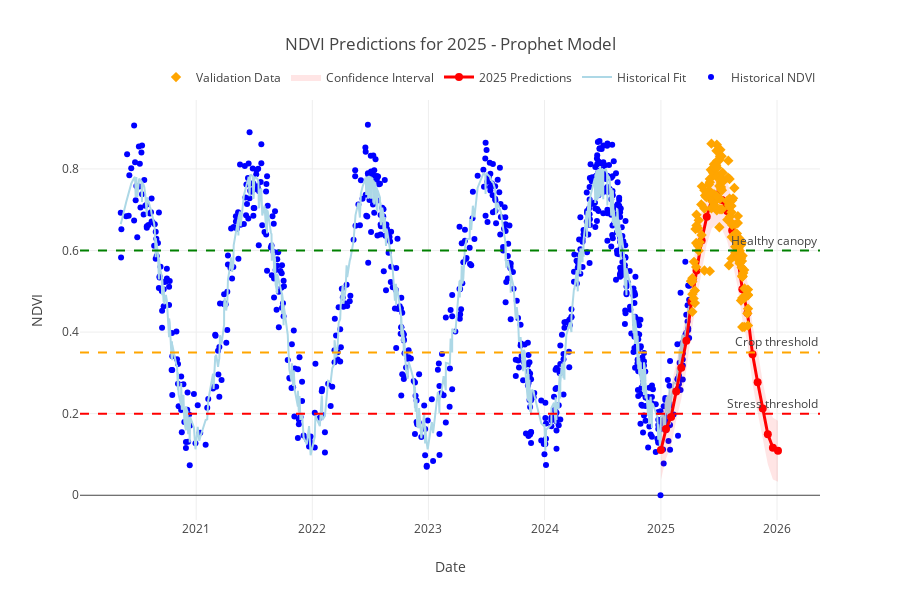
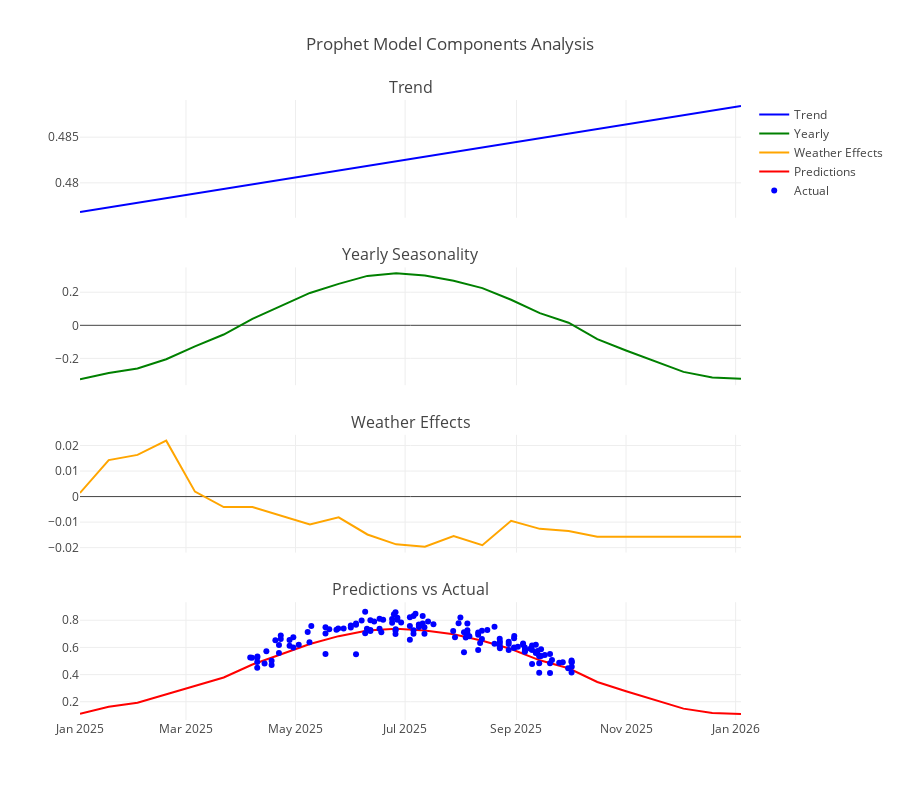
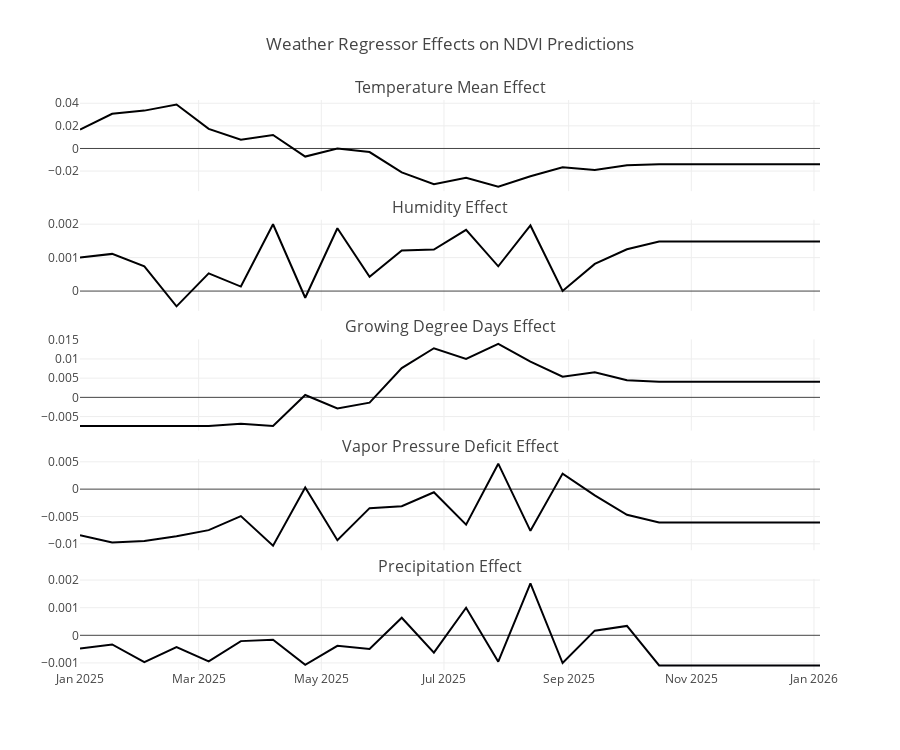
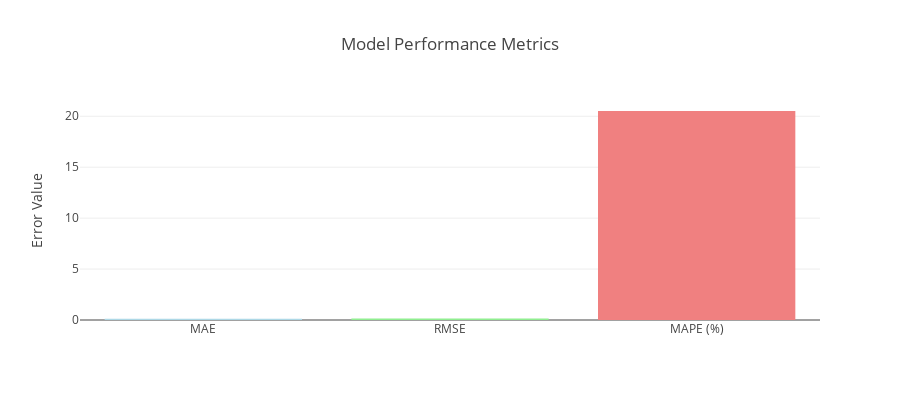

Notebook source saved alongside these figures, in order:
### Markdown cell above
## Visualize Predictions and Components

Create comprehensive visualizations of the model predictions, components, and validation results.

### Code cell
if model is not None and forecast is not None:
    print("📊 Creating visualizations...")
    
    # 1. Main prediction plot with Plotly
    fig_main = go.Figure()
    
    # Historical data
    fig_main.add_trace(go.Scatter(
        x=train_df['ds'],
        y=train_df['y'],
        mode='markers',
        name='Historical NDVI',
        marker=dict(color='blue', size=6),
        hovertemplate='Date: %{x}<br>NDVI: %{y:.3f}<extra></extra>'
    ))
    
    # Historical predictions
    if historical_forecast is not None:
        fig_main.add_trace(go.Scatter(
            x=historical_forecast['ds'],
            y=historical_forecast['yhat'],
            mode='lines',
            name='Historical Fit',
            line=dict(color='lightblue', width=2),
            hovertemplate='Date: %{x}<br>Predicted: %{y:.3f}<extra></extra>'
        ))
    
    # Future predictions
    fig_main.add_trace(go.Scatter(
        x=forecast['ds'],
        y=forecast['yhat'],
        mode='lines+markers',
        name=f'{CURRENT_YEAR} Predictions',
        line=dict(color='red', width=3),
        marker=dict(size=8),
        hovertemplate='Date: %{x}<br>Predicted NDVI: %{y:.3f}<extra></extra>'
    ))
    
    # Confidence intervals
    fig_main.add_trace(go.Scatter(
        x=forecast['ds'],
        y=forecast['yhat_upper'],
        mode='lines',
        line=dict(width=0),
        showlegend=False,
        hoverinfo='skip'
    ))
    
    fig_main.add_trace(go.Scatter(
        x=forecast['ds'],
        y=forecast['yhat_lower'],
        mode='lines',
        fill='tonexty',
        fillcolor='rgba(255,0,0,0.1)',
        line=dict(width=0),
        name='Confidence Interval',
        hovertemplate='Date: %{x}<br>CI: %{y:.3f}<extra></extra>'
    ))
    
    # Validation data if available
    if not val_df.empty:
        fig_main.add_trace(go.Scatter(
            x=val_df['ds'],
            y=val_df['y'],
            mode='markers',
            name='Validation Data',
            marker=dict(color='orange', size=8, symbol='diamond'),
            hovertemplate='Date: %{x}<br>Actual: %{y:.3f}<extra></extra>'
        ))
    
    fig_main.update_layout(
        title=f'NDVI Predictions for {CURRENT_YEAR} - Prophet Model',
        xaxis_title='Date',
        yaxis_title='NDVI',
        height=600,
        hovermode='x unified',
        legend=dict(orientation='h', yanchor='bottom', y=1.02, xanchor='right', x=1)
    )
    
    # Add NDVI interpretation lines
    fig_main.add_hline(y=0.2, line_dash="dash", line_color="red", 
                      annotation_text="Stress threshold")
    fig_main.add_hline(y=0.35, line_dash="dash", line_color="orange", 
                      annotation_text="Crop threshold")
    fig_main.add_hline(y=0.6, line_dash="dash", line_color="green", 
                      annotation_text="Healthy canopy")
    
    fig_main.show()
    
    # 2. Seasonal decomposition plot
    print("📊 Creating component analysis...")
    
    if len(forecast) > 0:
        fig_components = make_subplots(
            rows=4, cols=1,
            subplot_titles=['Trend', 'Yearly Seasonality', 'Weather Effects', 'Predictions vs Actual'],
            vertical_spacing=0.08,
            shared_xaxes=True
        )
        
        # Trend
        if 'trend' in forecast.columns:
            fig_components.add_trace(
                go.Scatter(x=forecast['ds'], y=forecast['trend'], 
                          name='Trend', line=dict(color='blue')),
                row=1, col=1
            )
        
        # Seasonality
        if 'yearly' in forecast.columns:
            fig_components.add_trace(
                go.Scatter(x=forecast['ds'], y=forecast['yearly'], 
                          name='Yearly', line=dict(color='green')),
                row=2, col=1
            )
        
        # Weather effects (sum of regressor contributions)
        weather_effect = np.zeros(len(forecast))
        for regressor in available_regressors:
            if regressor in forecast.columns:
                weather_effect += forecast[regressor].values
        
        fig_components.add_trace(
            go.Scatter(x=forecast['ds'], y=weather_effect, 
                      name='Weather Effects', line=dict(color='orange')),
            row=3, col=1
        )
        
        # Predictions vs actual (if validation data available)
        fig_components.add_trace(
            go.Scatter(x=forecast['ds'], y=forecast['yhat'], 
                      name='Predictions', line=dict(color='red')),
            row=4, col=1
        )
        
        if not val_df.empty and len(val_forecast) > 0:
            fig_components.add_trace(
                go.Scatter(x=val_df['ds'], y=val_df['y'], 
                          mode='markers', name='Actual', marker=dict(color='blue')),
                row=4, col=1
            )
        
        fig_components.update_layout(
            height=800,
            title_text="Prophet Model Components Analysis",
            showlegend=True
        )
        
        fig_components.show()
    
    # 3. Weather regressor effects
    if len(available_regressors) > 0:
        print("📊 Creating weather effects visualization...")
        
        fig_weather = make_subplots(
            rows=len(available_regressors), cols=1,
            subplot_titles=[f'{reg.replace("_", " ").title()} Effect' for reg in available_regressors],
            vertical_spacing=0.05,
            shared_xaxes=True
        )
        
        for i, regressor in enumerate(available_regressors):
            if regressor in forecast.columns:
                fig_weather.add_trace(
                    go.Scatter(
                        x=forecast['ds'], 
                        y=forecast[regressor], 
                        name=regressor.replace('_', ' ').title(),
                        line=dict(width=2)
                    ),
                    row=i+1, col=1
                )
        
        fig_weather.update_layout(
            height=150*len(available_regressors),
            title_text="Weather Regressor Effects on NDVI Predictions",
            showlegend=False
        )
        
        fig_weather.show()
    
    # 4. Model performance visualization (if validation data available)
    if evaluation_results is not None:
        print("📊 Creating performance metrics visualization...")
        
        # Create a simple bar chart of metrics
        metrics_fig = go.Figure(data=[
            go.Bar(
                x=['MAE', 'RMSE', 'MAPE (%)'],
                y=[evaluation_results['mae'], evaluation_results['rmse'], evaluation_results['mape']],
                marker_color=['lightblue', 'lightgreen', 'lightcoral']
            )
        ])
        
        metrics_fig.update_layout(
            title='Model Performance Metrics',
            yaxis_title='Error Value',
            height=400
        )
        
        metrics_fig.show()
    
    print("✅ All visualizations created successfully!")
    
else:
    print("❌ Cannot create visualizations - no model or predictions available")

### Figure 1 — Plotly figure (JSON) as saved in the notebook; plotly's stock layout.template omitted (floating-point values rounded to 4 significant figures; data arrays with more than 128 entries replaced by an {"elided": "..."} marker saying what was removed)
{"data": [{"hovertemplate": "Date: %{x}<br>NDVI: %{y:.3f}<extra></extra>", "marker": {"color": "blue", "size": 6}, "mode": "markers", "name": "Historical NDVI", "type": "scatter", "x": {"elided": "809 str values"}, "y": {"elided": "809 float values"}}, {"hovertemplate": "Date: %{x}<br>Predicted: %{y:.3f}<extra></extra>", "line": {"color": "lightblue", "width": 2}, "mode": "lines", "name": "Historical Fit", "type": "scatter", "x": {"elided": "809 str values"}, "y": {"elided": "809 float values"}}, {"hovertemplate": "Date: %{x}<br>Predicted NDVI: %{y:.3f}<extra></extra>", "line": {"color": "red", "width": 3}, "marker": {"size": 8}, "mode": "lines+markers", "name": "2025 Predictions", "type": "scatter", "x": ["2025-01-01T00:00:00.000000000", "2025-01-17T00:00:00.000000000", "2025-02-02T00:00:00.000000000", "2025-02-18T00:00:00.000000000", "2025-03-06T00:00:00.000000000", "2025-03-22T00:00:00.000000000", "2025-04-07T00:00:00.000000000", "2025-04-23T00:00:00.000000000", "2025-05-09T00:00:00.000000000", "2025-05-25T00:00:00.000000000", "2025-06-10T00:00:00.000000000", "2025-06-26T00:00:00.000000000", "2025-07-12T00:00:00.000000000", "2025-07-28T00:00:00.000000000", "2025-08-13T00:00:00.000000000", "2025-08-29T00:00:00.000000000", "2025-09-14T00:00:00.000000000", "2025-09-30T00:00:00.000000000", "2025-10-16T00:00:00.000000000", "2025-11-01T00:00:00.000000000", "2025-11-17T00:00:00.000000000", "2025-12-03T00:00:00.000000000", "2025-12-19T00:00:00.000000000", "2026-01-04T00:00:00.000000000"], "y": [0.1109, 0.1627, 0.1921, 0.2543, 0.3125, 0.3787, 0.4741, 0.5509, 0.6248, 0.683, 0.7249, 0.7373, 0.7241, 0.6966, 0.649, 0.5885, 0.5049, 0.4468, 0.3455, 0.2773, 0.2125, 0.1493, 0.1163, 0.1089]}, {"hoverinfo": "skip", "line": {"width": 0}, "mode": "lines", "showlegend": false, "type": "scatter", "x": ["2025-01-01T00:00:00.000000000", "2025-01-17T00:00:00.000000000", "2025-02-02T00:00:00.000000000", "2025-02-18T00:00:00.000000000", "2025-03-06T00:00:00.000000000", "2025-03-22T00:00:00.000000000", "2025-04-07T00:00:00.000000000", "2025-04-23T00:00:00.000000000", "2025-05-09T00:00:00.000000000", "2025-05-25T00:00:00.000000000", "2025-06-10T00:00:00.000000000", "2025-06-26T00:00:00.000000000", "2025-07-12T00:00:00.000000000", "2025-07-28T00:00:00.000000000", "2025-08-13T00:00:00.000000000", "2025-08-29T00:00:00.000000000", "2025-09-14T00:00:00.000000000", "2025-09-30T00:00:00.000000000", "2025-10-16T00:00:00.000000000", "2025-11-01T00:00:00.000000000", "2025-11-17T00:00:00.000000000", "2025-12-03T00:00:00.000000000", "2025-12-19T00:00:00.000000000", "2026-01-04T00:00:00.000000000"], "y": [0.1868, 0.2385, 0.2658, 0.323, 0.382, 0.4499, 0.5425, 0.6252, 0.6993, 0.7578, 0.7937, 0.8052, 0.7984, 0.7728, 0.7222, 0.6647, 0.5756, 0.5226, 0.4173, 0.3562, 0.278, 0.2185, 0.1898, 0.1827]}, {"fill": "tonexty", "fillcolor": "rgba(255,0,0,0.1)", "hovertemplate": "Date: %{x}<br>CI: %{y:.3f}<extra></extra>", "line": {"width": 0}, "mode": "lines", "name": "Confidence Interval", "type": "scatter", "x": ["2025-01-01T00:00:00.000000000", "2025-01-17T00:00:00.000000000", "2025-02-02T00:00:00.000000000", "2025-02-18T00:00:00.000000000", "2025-03-06T00:00:00.000000000", "2025-03-22T00:00:00.000000000", "2025-04-07T00:00:00.000000000", "2025-04-23T00:00:00.000000000", "2025-05-09T00:00:00.000000000", "2025-05-25T00:00:00.000000000", "2025-06-10T00:00:00.000000000", "2025-06-26T00:00:00.000000000", "2025-07-12T00:00:00.000000000", "2025-07-28T00:00:00.000000000", "2025-08-13T00:00:00.000000000", "2025-08-29T00:00:00.000000000", "2025-09-14T00:00:00.000000000", "2025-09-30T00:00:00.000000000", "2025-10-16T00:00:00.000000000", "2025-11-01T00:00:00.000000000", "2025-11-17T00:00:00.000000000", "2025-12-03T00:00:00.000000000", "2025-12-19T00:00:00.000000000", "2026-01-04T00:00:00.000000000"], "y": [0.03778, 0.09036, 0.1207, 0.1836, 0.2351, 0.307, 0.3999, 0.4768, 0.5491, 0.6145, 0.6544, 0.665, 0.6517, 0.6241, 0.5739, 0.515, 0.4302, 0.373, 0.274, 0.2021, 0.1389, 0.07599, 0.03839, 0.033]}, {"hovertemplate": "Date: %{x}<br>Actual: %{y:.3f}<extra></extra>", "marker": {"color": "orange", "size": 8, "symbol": "diamond"}, "mode": "markers", "name": "Validation Data", "type": "scatter", "x": {"elided": "139 str values"}, "y": {"elided": "139 float values"}}], "layout": {"annotations": [{"showarrow": false, "text": "Stress threshold", "x": 1, "xanchor": "right", "xref": "x domain", "y": 0.2, "yanchor": "bottom", "yref": "y"}, {"showarrow": false, "text": "Crop threshold", "x": 1, "xanchor": "right", "xref": "x domain", "y": 0.35, "yanchor": "bottom", "yref": "y"}, {"showarrow": false, "text": "Healthy canopy", "x": 1, "xanchor": "right", "xref": "x domain", "y": 0.6, "yanchor": "bottom", "yref": "y"}], "height": 600, "hovermode": "x unified", "legend": {"orientation": "h", "x": 1, "xanchor": "right", "y": 1.02, "yanchor": "bottom"}, "shapes": [{"line": {"color": "red", "dash": "dash"}, "type": "line", "x0": 0, "x1": 1, "xref": "x domain", "y0": 0.2, "y1": 0.2, "yref": "y"}, {"line": {"color": "orange", "dash": "dash"}, "type": "line", "x0": 0, "x1": 1, "xref": "x domain", "y0": 0.35, "y1": 0.35, "yref": "y"}, {"line": {"color": "green", "dash": "dash"}, "type": "line", "x0": 0, "x1": 1, "xref": "x domain", "y0": 0.6, "y1": 0.6, "yref": "y"}], "title": {"text": "NDVI Predictions for 2025 - Prophet Model"}, "xaxis": {"title": {"text": "Date"}}, "yaxis": {"title": {"text": "NDVI"}}}}

### Figure 2 — Plotly figure (JSON) as saved in the notebook; plotly's stock layout.template omitted (floating-point values rounded to 4 significant figures; data arrays with more than 128 entries replaced by an {"elided": "..."} marker saying what was removed)
{"data": [{"line": {"color": "blue"}, "name": "Trend", "type": "scatter", "x": ["2025-01-01T00:00:00.000000000", "2025-01-17T00:00:00.000000000", "2025-02-02T00:00:00.000000000", "2025-02-18T00:00:00.000000000", "2025-03-06T00:00:00.000000000", "2025-03-22T00:00:00.000000000", "2025-04-07T00:00:00.000000000", "2025-04-23T00:00:00.000000000", "2025-05-09T00:00:00.000000000", "2025-05-25T00:00:00.000000000", "2025-06-10T00:00:00.000000000", "2025-06-26T00:00:00.000000000", "2025-07-12T00:00:00.000000000", "2025-07-28T00:00:00.000000000", "2025-08-13T00:00:00.000000000", "2025-08-29T00:00:00.000000000", "2025-09-14T00:00:00.000000000", "2025-09-30T00:00:00.000000000", "2025-10-16T00:00:00.000000000", "2025-11-01T00:00:00.000000000", "2025-11-17T00:00:00.000000000", "2025-12-03T00:00:00.000000000", "2025-12-19T00:00:00.000000000", "2026-01-04T00:00:00.000000000"], "xaxis": "x", "y": [0.4768, 0.4773, 0.4778, 0.4783, 0.4788, 0.4793, 0.4798, 0.4803, 0.4809, 0.4814, 0.4819, 0.4824, 0.4829, 0.4834, 0.4839, 0.4844, 0.4849, 0.4854, 0.4859, 0.4864, 0.4869, 0.4874, 0.4879, 0.4884], "yaxis": "y"}, {"line": {"color": "green"}, "name": "Yearly", "type": "scatter", "x": ["2025-01-01T00:00:00.000000000", "2025-01-17T00:00:00.000000000", "2025-02-02T00:00:00.000000000", "2025-02-18T00:00:00.000000000", "2025-03-06T00:00:00.000000000", "2025-03-22T00:00:00.000000000", "2025-04-07T00:00:00.000000000", "2025-04-23T00:00:00.000000000", "2025-05-09T00:00:00.000000000", "2025-05-25T00:00:00.000000000", "2025-06-10T00:00:00.000000000", "2025-06-26T00:00:00.000000000", "2025-07-12T00:00:00.000000000", "2025-07-28T00:00:00.000000000", "2025-08-13T00:00:00.000000000", "2025-08-29T00:00:00.000000000", "2025-09-14T00:00:00.000000000", "2025-09-30T00:00:00.000000000", "2025-10-16T00:00:00.000000000", "2025-11-01T00:00:00.000000000", "2025-11-17T00:00:00.000000000", "2025-12-03T00:00:00.000000000", "2025-12-19T00:00:00.000000000", "2026-01-04T00:00:00.000000000"], "xaxis": "x2", "y": [-0.3264, -0.288, -0.2612, -0.2051, -0.1274, -0.05564, 0.03921, 0.119, 0.1957, 0.2506, 0.2988, 0.3146, 0.3018, 0.2695, 0.2251, 0.1545, 0.07358, 0.01577, -0.08382, -0.1525, -0.2179, -0.2815, -0.315, -0.323], "yaxis": "y2"}, {"line": {"color": "orange"}, "name": "Weather Effects", "type": "scatter", "x": ["2025-01-01T00:00:00.000000000", "2025-01-17T00:00:00.000000000", "2025-02-02T00:00:00.000000000", "2025-02-18T00:00:00.000000000", "2025-03-06T00:00:00.000000000", "2025-03-22T00:00:00.000000000", "2025-04-07T00:00:00.000000000", "2025-04-23T00:00:00.000000000", "2025-05-09T00:00:00.000000000", "2025-05-25T00:00:00.000000000", "2025-06-10T00:00:00.000000000", "2025-06-26T00:00:00.000000000", "2025-07-12T00:00:00.000000000", "2025-07-28T00:00:00.000000000", "2025-08-13T00:00:00.000000000", "2025-08-29T00:00:00.000000000", "2025-09-14T00:00:00.000000000", "2025-09-30T00:00:00.000000000", "2025-10-16T00:00:00.000000000", "2025-11-01T00:00:00.000000000", "2025-11-17T00:00:00.000000000", "2025-12-03T00:00:00.000000000", "2025-12-19T00:00:00.000000000", "2026-01-04T00:00:00.000000000"], "xaxis": "x3", "y": [0.001419, 0.01429, 0.01633, 0.02189, 0.001937, -0.004098, -0.004063, -0.007538, -0.01089, -0.008103, -0.01485, -0.01871, -0.01963, -0.01542, -0.01905, -0.009487, -0.01264, -0.01352, -0.01569, -0.01569, -0.01569, -0.01569, -0.01569, -0.01569], "yaxis": "y3"}, {"line": {"color": "red"}, "name": "Predictions", "type": "scatter", "x": ["2025-01-01T00:00:00.000000000", "2025-01-17T00:00:00.000000000", "2025-02-02T00:00:00.000000000", "2025-02-18T00:00:00.000000000", "2025-03-06T00:00:00.000000000", "2025-03-22T00:00:00.000000000", "2025-04-07T00:00:00.000000000", "2025-04-23T00:00:00.000000000", "2025-05-09T00:00:00.000000000", "2025-05-25T00:00:00.000000000", "2025-06-10T00:00:00.000000000", "2025-06-26T00:00:00.000000000", "2025-07-12T00:00:00.000000000", "2025-07-28T00:00:00.000000000", "2025-08-13T00:00:00.000000000", "2025-08-29T00:00:00.000000000", "2025-09-14T00:00:00.000000000", "2025-09-30T00:00:00.000000000", "2025-10-16T00:00:00.000000000", "2025-11-01T00:00:00.000000000", "2025-11-17T00:00:00.000000000", "2025-12-03T00:00:00.000000000", "2025-12-19T00:00:00.000000000", "2026-01-04T00:00:00.000000000"], "xaxis": "x4", "y": [0.1109, 0.1627, 0.1921, 0.2543, 0.3125, 0.3787, 0.4741, 0.5509, 0.6248, 0.683, 0.7249, 0.7373, 0.7241, 0.6966, 0.649, 0.5885, 0.5049, 0.4468, 0.3455, 0.2773, 0.2125, 0.1493, 0.1163, 0.1089], "yaxis": "y4"}, {"marker": {"color": "blue"}, "mode": "markers", "name": "Actual", "type": "scatter", "x": {"elided": "139 str values"}, "xaxis": "x4", "y": {"elided": "139 float values"}, "yaxis": "y4"}], "layout": {"annotations": [{"font": {"size": 16}, "showarrow": false, "text": "Trend", "x": 0.5, "xanchor": "center", "xref": "paper", "y": 1, "yanchor": "bottom", "yref": "paper"}, {"font": {"size": 16}, "showarrow": false, "text": "Yearly Seasonality", "x": 0.5, "xanchor": "center", "xref": "paper", "y": 0.73, "yanchor": "bottom", "yref": "paper"}, {"font": {"size": 16}, "showarrow": false, "text": "Weather Effects", "x": 0.5, "xanchor": "center", "xref": "paper", "y": 0.46, "yanchor": "bottom", "yref": "paper"}, {"font": {"size": 16}, "showarrow": false, "text": "Predictions vs Actual", "x": 0.5, "xanchor": "center", "xref": "paper", "y": 0.19, "yanchor": "bottom", "yref": "paper"}], "height": 800, "showlegend": true, "title": {"text": "Prophet Model Components Analysis"}, "xaxis": {"anchor": "y", "domain": [0, 1], "matches": "x4", "showticklabels": false}, "xaxis2": {"anchor": "y2", "domain": [0, 1], "matches": "x4", "showticklabels": false}, "xaxis3": {"anchor": "y3", "domain": [0, 1], "matches": "x4", "showticklabels": false}, "xaxis4": {"anchor": "y4", "domain": [0, 1]}, "yaxis": {"anchor": "x", "domain": [0.81, 1]}, "yaxis2": {"anchor": "x2", "domain": [0.54, 0.73]}, "yaxis3": {"anchor": "x3", "domain": [0.27, 0.46]}, "yaxis4": {"anchor": "x4", "domain": [0, 0.19]}}}

### Figure 3 — Plotly figure (JSON) as saved in the notebook; plotly's stock layout.template omitted (floating-point values rounded to 4 significant figures)
{"data": [{"line": {"width": 2}, "name": "Temperature Mean", "type": "scatter", "x": ["2025-01-01T00:00:00.000000000", "2025-01-17T00:00:00.000000000", "2025-02-02T00:00:00.000000000", "2025-02-18T00:00:00.000000000", "2025-03-06T00:00:00.000000000", "2025-03-22T00:00:00.000000000", "2025-04-07T00:00:00.000000000", "2025-04-23T00:00:00.000000000", "2025-05-09T00:00:00.000000000", "2025-05-25T00:00:00.000000000", "2025-06-10T00:00:00.000000000", "2025-06-26T00:00:00.000000000", "2025-07-12T00:00:00.000000000", "2025-07-28T00:00:00.000000000", "2025-08-13T00:00:00.000000000", "2025-08-29T00:00:00.000000000", "2025-09-14T00:00:00.000000000", "2025-09-30T00:00:00.000000000", "2025-10-16T00:00:00.000000000", "2025-11-01T00:00:00.000000000", "2025-11-17T00:00:00.000000000", "2025-12-03T00:00:00.000000000", "2025-12-19T00:00:00.000000000", "2026-01-04T00:00:00.000000000"], "xaxis": "x", "y": [0.01679, 0.03073, 0.0335, 0.03885, 0.01732, 0.007762, 0.01192, -0.007171, -0.0001458, -0.003185, -0.0212, -0.03154, -0.02598, -0.03377, -0.0246, -0.0167, -0.019, -0.01491, -0.01403, -0.01403, -0.01403, -0.01403, -0.01403, -0.01403], "yaxis": "y"}, {"line": {"width": 2}, "name": "Humidity", "type": "scatter", "x": ["2025-01-01T00:00:00.000000000", "2025-01-17T00:00:00.000000000", "2025-02-02T00:00:00.000000000", "2025-02-18T00:00:00.000000000", "2025-03-06T00:00:00.000000000", "2025-03-22T00:00:00.000000000", "2025-04-07T00:00:00.000000000", "2025-04-23T00:00:00.000000000", "2025-05-09T00:00:00.000000000", "2025-05-25T00:00:00.000000000", "2025-06-10T00:00:00.000000000", "2025-06-26T00:00:00.000000000", "2025-07-12T00:00:00.000000000", "2025-07-28T00:00:00.000000000", "2025-08-13T00:00:00.000000000", "2025-08-29T00:00:00.000000000", "2025-09-14T00:00:00.000000000", "2025-09-30T00:00:00.000000000", "2025-10-16T00:00:00.000000000", "2025-11-01T00:00:00.000000000", "2025-11-17T00:00:00.000000000", "2025-12-03T00:00:00.000000000", "2025-12-19T00:00:00.000000000", "2026-01-04T00:00:00.000000000"], "xaxis": "x2", "y": [0.0009997, 0.001112, 0.0007404, -0.0004565, 0.0005309, 0.0001347, 0.001998, -0.0001993, 0.001879, 0.0004293, 0.001215, 0.00124, 0.001832, 0.0007404, 0.001962, 4.033e-06, 0.000811, 0.001251, 0.001483, 0.001483, 0.001483, 0.001483, 0.001483, 0.001483], "yaxis": "y2"}, {"line": {"width": 2}, "name": "Growing Degree Days", "type": "scatter", "x": ["2025-01-01T00:00:00.000000000", "2025-01-17T00:00:00.000000000", "2025-02-02T00:00:00.000000000", "2025-02-18T00:00:00.000000000", "2025-03-06T00:00:00.000000000", "2025-03-22T00:00:00.000000000", "2025-04-07T00:00:00.000000000", "2025-04-23T00:00:00.000000000", "2025-05-09T00:00:00.000000000", "2025-05-25T00:00:00.000000000", "2025-06-10T00:00:00.000000000", "2025-06-26T00:00:00.000000000", "2025-07-12T00:00:00.000000000", "2025-07-28T00:00:00.000000000", "2025-08-13T00:00:00.000000000", "2025-08-29T00:00:00.000000000", "2025-09-14T00:00:00.000000000", "2025-09-30T00:00:00.000000000", "2025-10-16T00:00:00.000000000", "2025-11-01T00:00:00.000000000", "2025-11-17T00:00:00.000000000", "2025-12-03T00:00:00.000000000", "2025-12-19T00:00:00.000000000", "2026-01-04T00:00:00.000000000"], "xaxis": "x3", "y": [-0.007469, -0.007469, -0.007469, -0.007469, -0.007469, -0.006846, -0.007469, 0.0006152, -0.002895, -0.001376, 0.007627, 0.01279, 0.01001, 0.01391, 0.009323, 0.005376, 0.006526, 0.00448, 0.004044, 0.004044, 0.004044, 0.004044, 0.004044, 0.004044], "yaxis": "y3"}, {"line": {"width": 2}, "name": "Vapor Pressure Deficit", "type": "scatter", "x": ["2025-01-01T00:00:00.000000000", "2025-01-17T00:00:00.000000000", "2025-02-02T00:00:00.000000000", "2025-02-18T00:00:00.000000000", "2025-03-06T00:00:00.000000000", "2025-03-22T00:00:00.000000000", "2025-04-07T00:00:00.000000000", "2025-04-23T00:00:00.000000000", "2025-05-09T00:00:00.000000000", "2025-05-25T00:00:00.000000000", "2025-06-10T00:00:00.000000000", "2025-06-26T00:00:00.000000000", "2025-07-12T00:00:00.000000000", "2025-07-28T00:00:00.000000000", "2025-08-13T00:00:00.000000000", "2025-08-29T00:00:00.000000000", "2025-09-14T00:00:00.000000000", "2025-09-30T00:00:00.000000000", "2025-10-16T00:00:00.000000000", "2025-11-01T00:00:00.000000000", "2025-11-17T00:00:00.000000000", "2025-12-03T00:00:00.000000000", "2025-12-19T00:00:00.000000000", "2026-01-04T00:00:00.000000000"], "xaxis": "x4", "y": [-0.008419, -0.009752, -0.009464, -0.008601, -0.007494, -0.004937, -0.01035, 0.0002845, -0.00935, -0.003477, -0.003119, -0.0005788, -0.006497, 0.004659, -0.007621, 0.002836, -0.001146, -0.004686, -0.006094, -0.006094, -0.006094, -0.006094, -0.006094, -0.006094], "yaxis": "y4"}, {"line": {"width": 2}, "name": "Precipitation", "type": "scatter", "x": ["2025-01-01T00:00:00.000000000", "2025-01-17T00:00:00.000000000", "2025-02-02T00:00:00.000000000", "2025-02-18T00:00:00.000000000", "2025-03-06T00:00:00.000000000", "2025-03-22T00:00:00.000000000", "2025-04-07T00:00:00.000000000", "2025-04-23T00:00:00.000000000", "2025-05-09T00:00:00.000000000", "2025-05-25T00:00:00.000000000", "2025-06-10T00:00:00.000000000", "2025-06-26T00:00:00.000000000", "2025-07-12T00:00:00.000000000", "2025-07-28T00:00:00.000000000", "2025-08-13T00:00:00.000000000", "2025-08-29T00:00:00.000000000", "2025-09-14T00:00:00.000000000", "2025-09-30T00:00:00.000000000", "2025-10-16T00:00:00.000000000", "2025-11-01T00:00:00.000000000", "2025-11-17T00:00:00.000000000", "2025-12-03T00:00:00.000000000", "2025-12-19T00:00:00.000000000", "2026-01-04T00:00:00.000000000"], "xaxis": "x5", "y": [-0.0004804, -0.0003307, -0.0009746, -0.0004301, -0.0009464, -0.0002106, -0.0001591, -0.001067, -0.0003806, -0.000494, 0.000634, -0.000627, 0.0009973, -0.0009538, 0.001881, -0.001004, 0.0001685, 0.0003401, -0.001091, -0.001091, -0.001091, -0.001091, -0.001091, -0.001091], "yaxis": "y5"}], "layout": {"annotations": [{"font": {"size": 16}, "showarrow": false, "text": "Temperature Mean Effect", "x": 0.5, "xanchor": "center", "xref": "paper", "y": 1, "yanchor": "bottom", "yref": "paper"}, {"font": {"size": 16}, "showarrow": false, "text": "Humidity Effect", "x": 0.5, "xanchor": "center", "xref": "paper", "y": 0.79, "yanchor": "bottom", "yref": "paper"}, {"font": {"size": 16}, "showarrow": false, "text": "Growing Degree Days Effect", "x": 0.5, "xanchor": "center", "xref": "paper", "y": 0.58, "yanchor": "bottom", "yref": "paper"}, {"font": {"size": 16}, "showarrow": false, "text": "Vapor Pressure Deficit Effect", "x": 0.5, "xanchor": "center", "xref": "paper", "y": 0.37, "yanchor": "bottom", "yref": "paper"}, {"font": {"size": 16}, "showarrow": false, "text": "Precipitation Effect", "x": 0.5, "xanchor": "center", "xref": "paper", "y": 0.16, "yanchor": "bottom", "yref": "paper"}], "height": 750, "showlegend": false, "title": {"text": "Weather Regressor Effects on NDVI Predictions"}, "xaxis": {"anchor": "y", "domain": [0, 1], "matches": "x5", "showticklabels": false}, "xaxis2": {"anchor": "y2", "domain": [0, 1], "matches": "x5", "showticklabels": false}, "xaxis3": {"anchor": "y3", "domain": [0, 1], "matches": "x5", "showticklabels": false}, "xaxis4": {"anchor": "y4", "domain": [0, 1], "matches": "x5", "showticklabels": false}, "xaxis5": {"anchor": "y5", "domain": [0, 1]}, "yaxis": {"anchor": "x", "domain": [0.84, 1]}, "yaxis2": {"anchor": "x2", "domain": [0.63, 0.79]}, "yaxis3": {"anchor": "x3", "domain": [0.42, 0.58]}, "yaxis4": {"anchor": "x4", "domain": [0.21, 0.37]}, "yaxis5": {"anchor": "x5", "domain": [0, 0.16]}}}

### Figure 4 — Plotly figure (JSON) as saved in the notebook; plotly's stock layout.template omitted (floating-point values rounded to 4 significant figures)
{"data": [{"marker": {"color": ["lightblue", "lightgreen", "lightcoral"]}, "type": "bar", "x": ["MAE", "RMSE", "MAPE (%)"], "y": [0.126, 0.1532, 20.52]}], "layout": {"height": 400, "title": {"text": "Model Performance Metrics"}, "yaxis": {"title": {"text": "Error Value"}}}}
